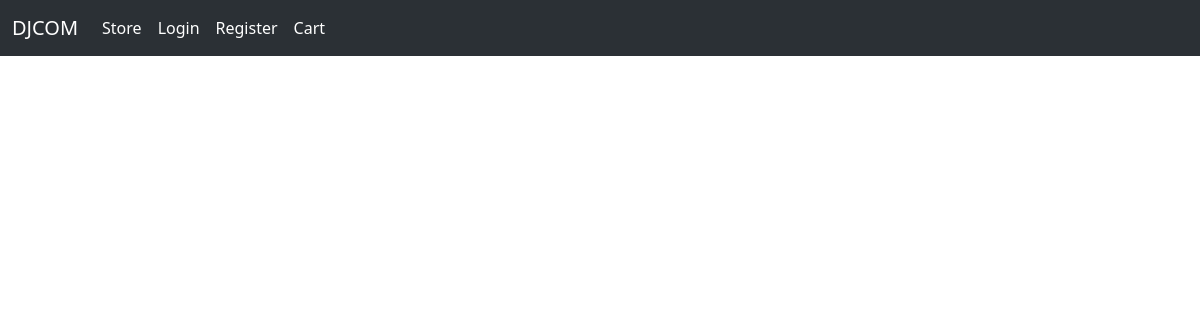
The app's page /, older data.
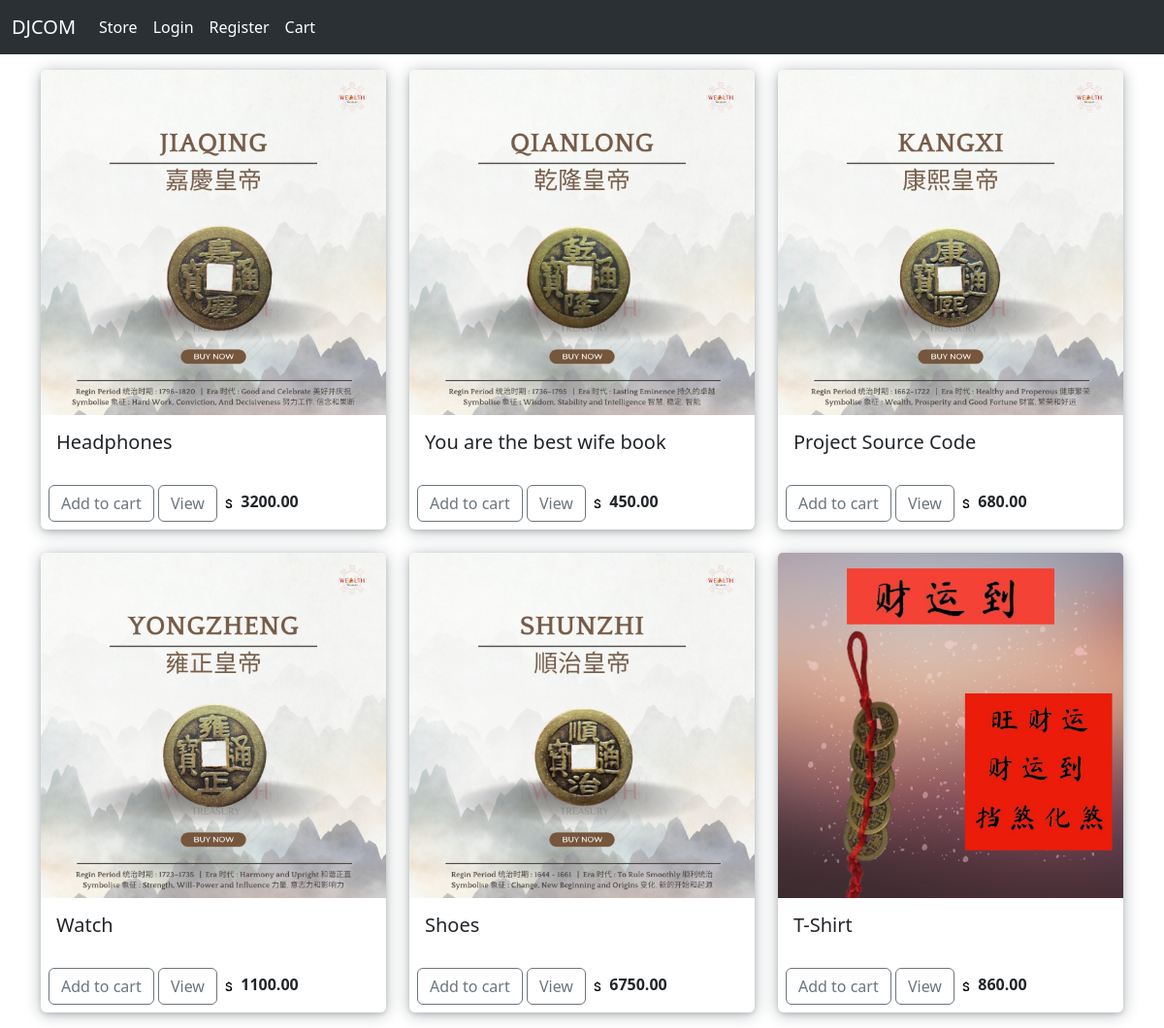
The same page, newer data.
### store/models.py (models this page shows, shortened)
class Product(models.Model):
    name = models.CharField(max_length=300, null=True, blank=True)
    price = models.IntegerField()
    digital = models.BooleanField(default=False, null=True, blank=True)
    image = models.ImageField(null=True, blank=True)
    @property
    def imageURL(self):
        try:
            url = self.image.url
        except:
            url = ''
        return url

### store/views.py (the view)
# urls.py: path('', include('store.urls')),
def store(request):
    products = Product.objects.all()
    context = {'products': products}
    return render(request, 'store/store.html', context)

### store/templates/store/store.html
{% extends 'index.html' %}
{% load static %}
{% block content %}
<div class="row row-cols-1 row-cols-md-3 g-4">
    {% for product in products %}
    <div class="col">
        <div class="card border-0 custom-shadow">
            <img src="{{product.imageURL}}" class="card-img-top" alt="...">
            <div class="card-body">
                <h5 class="card-title">{{product.name}}</h5>
            </div>
            <div class="footer p-2">
                <button data-product={{product.id}} data-action="add" class="btn btn-outline-secondary update-cart">Add to cart</button>
                <a href="" class="btn btn-outline-secondary">View</a>
                <strong><img src="SGD {% static 'images/rupee.svg' %}" /> {{product.price|floatformat:2}}</strong>
            </div>
        </div>
    </div>
    {% endfor %}
</div>
{% endblock content %}

### templates/index.html (shortened to what this page needs)
<!doctype html>
{% load static %}
<html lang="en">
<head>
  <link rel="stylesheet" href="{% static 'css/main.css' %}">
  <link href="https://cdn.jsdelivr.net/npm/bootstrap@5.3.0/dist/css/bootstrap.min.css" rel="stylesheet"
>
</head>
<body>
  {% include 'navbar.html' %}
  <div class="container my-3">
    {% block content %}
    {% endblock content %}
  </div>
</body>
</html>

### templates/navbar.html (shortened to what this page needs)
<nav class="navbar navbar-expand-lg bg-body-tertiary" data-bs-theme="dark">
    <div class="container-fluid">
      <a class="navbar-brand" href="{% url 'store' %}">DJCOM</a>
      <div class="collapse navbar-collapse" id="navbarSupportedContent">
        <ul class="navbar-nav me-auto mb-2 mb-lg-0">
          <li class="nav-item">
            <a class="nav-link active" aria-current="page" href="{% url 'store' %}">Store</a>
          </li>
          {% if request.user.is_authenticated %}
          <li class="nav-item">
            <a class="nav-link active" aria-current="page" href="{% url 'logout' %}">Logout</a>
          </li>
          {% else %}
          <li class="nav-item">
            <a class="nav-link active" aria-current="page" href="{% url 'login' %}">Login</a>
          </li>
          <li class="nav-item">
            <a class="nav-link active" aria-current="page" href="{% url 'register' %}">Register</a>
          </li>
          {% endif %}
          <li class="nav-item">
            <a class="nav-link active" aria-current="page" href="{% url 'cart' %}">Cart</a>
          </li>
        </ul>
      </div>
    </div>
  </nav>

### static/css/main.css (style rules this page uses)
body { background-color: red; }
.custom-shadow { box-shadow: rgba(14, 30, 37, 0.12) 0px 2px 4px 0px, rgba(14, 30, 37, 0.32) 0px 2px 16px 0px; }

Row changes from the older to the newer data that the page shows:
added Product: imageURL (picture), name "Headphones", price "3200.00"
added Product: imageURL (picture), name "You are the best wife book", price "450.00"
added Product: imageURL (picture), name "Project Source Code", price "680.00"
added Product: imageURL (picture), name "Watch", price "1100.00"
added Product: imageURL (picture), name "Shoes", price "6750.00"
added Product: imageURL (picture), name "T-Shirt", price "860.00"
